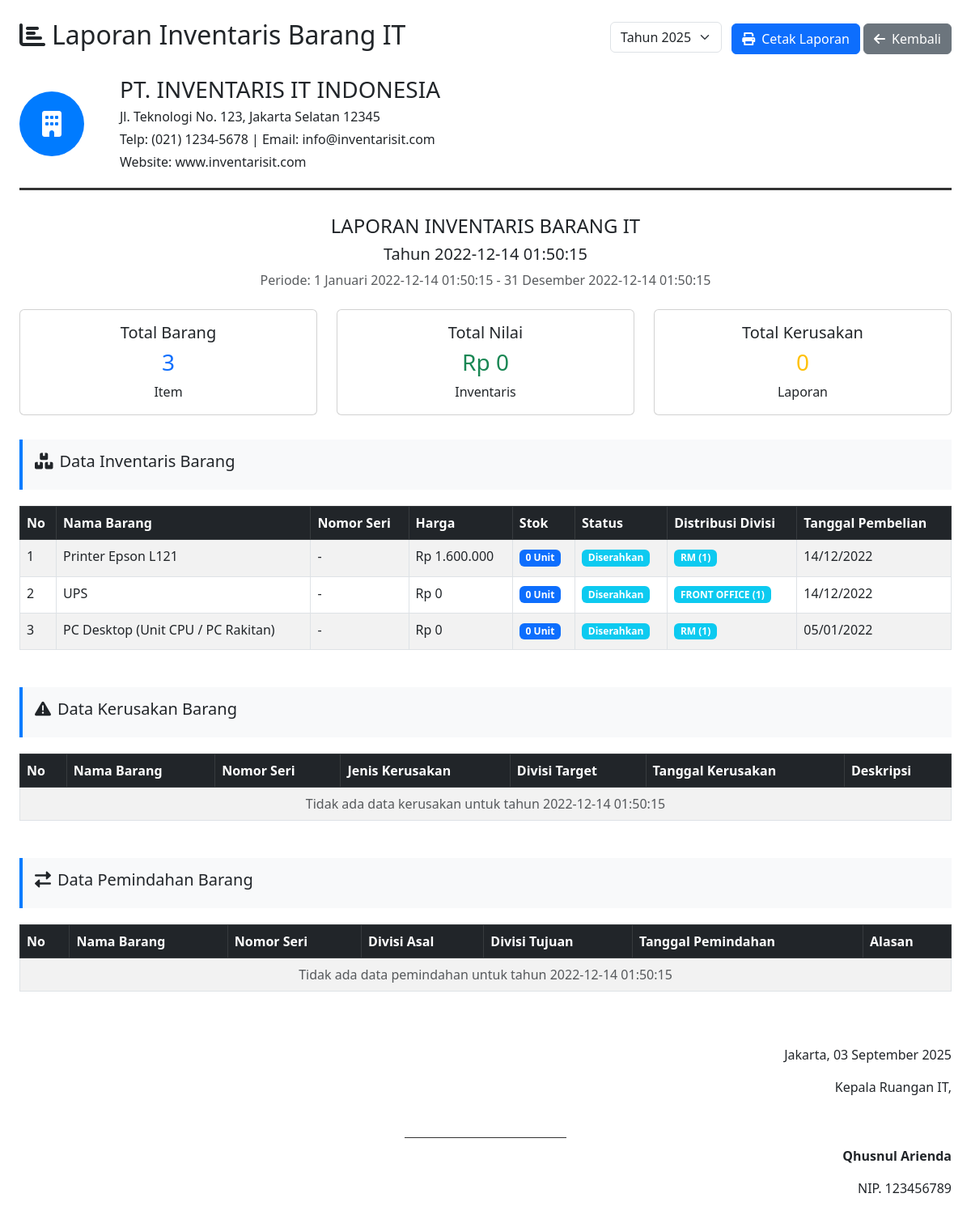
Page /laporan_inventaris.php?tahun=2022-12-14 01:50:15 (signed in) on the committed database.
### tables this page shows
CREATE TABLE `inventaris` (
  `id` int(11) NOT NULL,
  `no_inventaris` varchar(100) DEFAULT NULL,
  `pengajuan_id` int(11) DEFAULT NULL,
  `nama_barang` varchar(200) NOT NULL,
  `spesifikasi` text DEFAULT NULL,
  `jenis_barang` enum('Komputer & Laptop','Komponen Komputer & Laptop','Printer & Scanner','Komponen Printer & Scanner','Komponen Network') NOT NULL,
  `nomor_seri` varchar(100) DEFAULT NULL,
  `ip_address` varchar(50) DEFAULT NULL,
  `tanggal_pembelian` date DEFAULT NULL,
  `harga` decimal(15,2) DEFAULT NULL,
  `status` enum('Tersedia','Diserahkan','Rusak','Dalam Perbaikan','Dipindahkan','Disposisi') DEFAULT 'Tersedia',
  `tanggal_penyerahan` date DEFAULT NULL,
  `created_at` timestamp NOT NULL DEFAULT current_timestamp(),
  `stok` int(11) NOT NULL,
  `catatan_penyerahan` text NOT NULL
);

### laporan_inventaris.php (the view, shortened to what this page needs)
<?php
require_once 'config/database.php';
$tahun = isset($_GET['tahun']) ? $_GET['tahun'] : date('Y');
$sql_inventaris = "SELECT i.*, pb.nama_barang as nama_pengajuan, pb.spesifikasi as spesifikasi_pengajuan,
        GROUP_CONCAT(CONCAT(dd.divisi, ' (', dd.stok_divisi, ')') SEPARATOR ', ') as divisi_info
        FROM inventaris i
        LEFT JOIN pengajuan_barang pb ON i.pengajuan_id = pb.id
        LEFT JOIN distribusi_divisi dd ON i.id = dd.inventaris_id
        WHERE YEAR(i.created_at) = ?
        GROUP BY i.id
        ORDER BY i.created_at DESC";
$stmt_inventaris = $conn->prepare($sql_inventaris);
$stmt_inventaris->bind_param("i", $tahun);
$stmt_inventaris->execute();
$result_inventaris = $stmt_inventaris->get_result();
$sql_kerusakan = "SELECT kb.*, i.nama_barang, i.nomor_seri
        FROM kerusakan_barang kb
        JOIN inventaris i ON kb.inventaris_id = i.id
        WHERE YEAR(kb.created_at) = ?
        ORDER BY kb.created_at DESC";
$stmt_kerusakan = $conn->prepare($sql_kerusakan);
$stmt_kerusakan->bind_param("i", $tahun);
$stmt_kerusakan->execute();
$result_kerusakan = $stmt_kerusakan->get_result();
$sql_pemindahan = "SELECT pb.*, i.nama_barang, i.nomor_seri
        FROM pemindahan_barang pb
        JOIN inventaris i ON pb.inventaris_id = i.id
        WHERE YEAR(pb.created_at) = ?
        ORDER BY pb.created_at DESC";
$stmt_pemindahan = $conn->prepare($sql_pemindahan);
$stmt_pemindahan->bind_param("i", $tahun);
$stmt_pemindahan->execute();
$result_pemindahan = $stmt_pemindahan->get_result();
$sql_total = "SELECT SUM(i.harga * i.stok) as total_nilai, COUNT(*) as total_barang
        FROM inventaris i
        WHERE YEAR(i.created_at) = ?";
$stmt_total = $conn->prepare($sql_total);
$stmt_total->bind_param("i", $tahun);
$stmt_total->execute();
$result_total = $stmt_total->get_result();
$row_total = $result_total->fetch_assoc();
?>
<!DOCTYPE html>
<html lang="id">
<head>
    <link href="https://cdn.jsdelivr.net/npm/bootstrap@5.3.0/dist/css/bootstrap.min.css" rel="stylesheet">
    <link href="https://cdnjs.cloudflare.com/ajax/libs/font-awesome/6.0.0/css/all.min.css" rel="stylesheet">
</head>
<body>
    <div class="container-fluid p-4">
        <div class="no-print">
            <div class="d-flex justify-content-between align-items-center mb-4">
                <h2><i class="fas fa-chart-bar me-2"></i>Laporan Inventaris Barang IT</h2>
                <div>
                    <select class="form-select d-inline-block w-auto me-2" onchange="window.location.href='?tahun='+this.value">
                        <?php for($i = date('Y'); $i >= 2020; $i--): ?>
                            <option value="<?php echo $i; ?>" <?php echo $i == $tahun ? 'selected' : ''; ?>>
                                Tahun <?php echo $i; ?>
                            </option>
                        <?php endfor; ?>
                    </select>
                    <button class="btn btn-primary" onclick="window.print()">
                        <i class="fas fa-print me-2"></i>Cetak Laporan
                    </button>
                    <a href="inventaris.php" class="btn btn-secondary">
                        <i class="fas fa-arrow-left me-2"></i>Kembali
                    </a>
                </div>
            </div>
        </div>
        <div class="letterhead">
            <div class="row align-items-center">
                <div class="col-auto">
                    <div class="company-logo">
                        <i class="fas fa-building"></i>
                    </div>
                </div>
                <div class="col">
                    <h3 class="mb-1">PT. INVENTARIS IT INDONESIA</h3>
                    <p class="mb-1">Jl. Teknologi No. 123, Jakarta Selatan 12345</p>
                    <p class="mb-1">Telp: (021) 1234-5678 | Email: info@inventarisit.com</p>
                    <p class="mb-0">Website: www.inventarisit.com</p>
                </div>
            </div>
        </div>
        <div class="text-center mb-4">
            <h4>LAPORAN INVENTARIS BARANG IT</h4>
            <h5>Tahun <?php echo $tahun; ?></h5>
            <p class="text-muted">Periode: 1 Januari <?php echo $tahun; ?> - 31 Desember <?php echo $tahun; ?></p>
        </div>
        <div class="row mb-4">
            <div class="col-md-4">
                <div class="card text-center">
                    <div class="card-body">
                        <h5 class="card-title">Total Barang</h5>
                        <h3 class="text-primary"><?php echo $row_total['total_barang'] ?: 0; ?></h3>
                        <p class="card-text">Item</p>
                    </div>
                </div>
            </div>
            <div class="col-md-4">
                <div class="card text-center">
                    <div class="card-body">
                        <h5 class="card-title">Total Nilai</h5>
                        <h3 class="text-success">Rp <?php echo number_format($row_total['total_nilai'] ?: 0, 0, ',', '.'); ?></h3>
                        <p class="card-text">Inventaris</p>
                    </div>
                </div>
            </div>
            <div class="col-md-4">
                <div class="card text-center">
                    <div class="card-body">
                        <h5 class="card-title">Total Kerusakan</h5>
                        <h3 class="text-warning"><?php echo $result_kerusakan->num_rows; ?></h3>
                        <p class="card-text">Laporan</p>
                    </div>
                </div>
            </div>
        </div>
        <div class="section-title">
            <h5><i class="fas fa-boxes me-2"></i>Data Inventaris Barang</h5>
        </div>
        <div class="table-responsive">
            <table class="table table-bordered table-striped">
                <thead class="table-dark">
                    <tr>
                        <th>No</th>
                        <th>Nama Barang</th>
                        <th>Nomor Seri</th>
                        <th>Harga</th>
                        <th>Stok</th>
                        <th>Status</th>
                        <th>Distribusi Divisi</th>
                        <th>Tanggal Pembelian</th>
                    </tr>
                </thead>
                <tbody>
                    <?php
                    if ($result_inventaris->num_rows > 0):
                        $no = 1;
                        while ($row = $result_inventaris->fetch_assoc()):
                    ?>
                    <tr>
                        <td><?php echo $no++; ?></td>
                        <td><?php echo htmlspecialchars($row['nama_barang']); ?></td>
                        <td><?php echo htmlspecialchars($row['nomor_seri'] ?: '-'); ?></td>
                        <td>Rp <?php echo number_format($row['harga'], 0, ',', '.'); ?></td>
                        <td><span class="badge bg-primary"><?php echo $row['stok']; ?> Unit</span></td>
                        <td>
                            <?php
                            $status_class = '';
                            switch ($row['status']) {
                                case 'Diserahkan': $status_class = 'bg-info'; break;
                            }
                            ?>
                            <span class="badge <?php echo $status_class; ?>"><?php echo $row['status']; ?></span>
                        </td>
                        <td>
                            <?php if ($row['divisi_info']): ?>
                                <?php
                                $divisi_array = explode(', ', $row['divisi_info']);
                                foreach ($divisi_array as $divisi_item):
                                    $divisi_parts = explode(' (', $divisi_item);
                                    $nama_divisi = $divisi_parts[0];
                                    $stok_divisi = rtrim($divisi_parts[1], ')');
                                ?>
                                    <span class="badge bg-info me-1 mb-1">
                                        <?php echo htmlspecialchars($nama_divisi); ?> (<?php echo $stok_divisi; ?>)
                                    </span>
                                <?php endforeach; ?>
                            <?php else: ?>
                                <span class="badge bg-secondary">Belum ada divisi</span>
                            <?php endif; ?>
                        </td>
                        <td><?php echo $row['tanggal_pembelian'] ? date('d/m/Y', strtotime($row['tanggal_pembelian'])) : '-'; ?></td>
                    </tr>
                    <?php
                        endwhile;
                    else:
                    ?>
                    <tr>
                        <td colspan="8" class="text-center text-muted">Tidak ada data inventaris untuk tahun <?php echo $tahun; ?></td>
                    </tr>
                    <?php endif; ?>
                </tbody>
            </table>
        </div>
        <div class="section-title print-break">
            <h5><i class="fas fa-exclamation-triangle me-2"></i>Data Kerusakan Barang</h5>
        </div>
        <div class="table-responsive">
            <table class="table table-bordered table-striped">
                <thead class="table-dark">
                    <tr>
                        <th>No</th>
                        <th>Nama Barang</th>
                        <th>Nomor Seri</th>
                        <th>Jenis Kerusakan</th>
                        <th>Divisi Target</th>
                        <th>Tanggal Kerusakan</th>
                        <th>Deskripsi</th>
                    </tr>
                </thead>
                <tbody>
                    <?php
                    if ($result_kerusakan->num_rows > 0):
                        $no = 1;
                        while ($row = $result_kerusakan->fetch_assoc()):
                    ?>
                    <tr>
                        <td><?php echo $no++; ?></td>
                        <td><?php echo htmlspecialchars($row['nama_barang']); ?></td>
                        <td><?php echo htmlspecialchars($row['nomor_seri'] ?: '-'); ?></td>
                        <td>
                            <span class="badge <?php echo $row['jenis_kerusakan'] == 'Dapat Diperbaiki' ? 'bg-warning' : 'bg-danger'; ?>">
                                <?php echo $row['jenis_kerusakan']; ?>
                            </span>
                        </td>
                        <td><?php echo htmlspecialchars($row['divisi_target'] ?: '-'); ?></td>
                        <td><?php echo date('d/m/Y', strtotime($row['tanggal_kerusakan'])); ?></td>
                        <td><?php echo htmlspecialchars($row['deskripsi_kerusakan']); ?></td>
                    </tr>
                    <?php
                        endwhile;
                    else:
                    ?>
                    <tr>
                        <td colspan="7" class="text-center text-muted">Tidak ada data kerusakan untuk tahun <?php echo $tahun; ?></td>
                    </tr>
                    <?php endif; ?>
                </tbody>
            </table>
        </div>
        <div class="section-title print-break">
            <h5><i class="fas fa-exchange-alt me-2"></i>Data Pemindahan Barang</h5>
        </div>
        <div class="table-responsive">
            <table class="table table-bordered table-striped">
                <thead class="table-dark">
                    <tr>
                        <th>No</th>
                        <th>Nama Barang</th>
                        <th>Nomor Seri</th>
                        <th>Divisi Asal</th>
                        <th>Divisi Tujuan</th>
                        <th>Tanggal Pemindahan</th>
                        <th>Alasan</th>
                    </tr>
                </thead>
                <tbody>
                    <?php
                    if ($result_pemindahan->num_rows > 0):
                        $no = 1;
                        while ($row = $result_pemindahan->fetch_assoc()):
                    ?>
                    <tr>
                        <td><?php echo $no++; ?></td>
                        <td><?php echo htmlspecialchars($row['nama_barang']); ?></td>
                        <td><?php echo htmlspecialchars($row['nomor_seri'] ?: '-'); ?></td>
                        <td><span class="badge bg-info"><?php echo htmlspecialchars($row['divisi_asal']); ?></span></td>
                        <td><span class="badge bg-success"><?php echo htmlspecialchars($row['divisi_tujuan']); ?></span></td>
                        <td><?php echo date('d/m/Y', strtotime($row['tanggal_pemindahan'])); ?></td>
                        <td><?php echo htmlspecialchars($row['alasan_pemindahan']); ?></td>
                    </tr>
                    <?php
                        endwhile;
                    else:
                    ?>
                    <tr>
                        <td colspan="7" class="text-center text-muted">Tidak ada data pemindahan untuk tahun <?php echo $tahun; ?></td>
                    </tr>
                    <?php endif; ?>
                </tbody>
            </table>
        </div>
        <div class="signature-section">
            <p>Jakarta, <?php echo date('d F Y'); ?></p>
            <p>Kepala Ruangan IT,</p>
            <div class="signature-line"></div>
            <p><strong>Qhusnul Arienda</strong></p>
            <p>NIP. 123456789</p>
        </div>
    </div>
</body>
</html>

### laporan_inventaris.php (style rules this page uses)
.letterhead { border-bottom: 3px solid #333; padding-bottom: 20px; margin-bottom: 30px; }
.company-logo { width: 80px; height: 80px; background: #007bff; border-radius: 50%; display: flex; align-items: center; justify-content: center; color: white; font-size: 2rem; margin-right: 20px; }
.signature-section { margin-top: 50px; text-align: right; }
.signature-line { border-top: 1px solid #333; width: 200px; margin: 50px auto 10px auto; }
.table-responsive { margin-bottom: 30px; }
.section-title { background: #f8f9fa; padding: 15px; border-left: 4px solid #007bff; margin: 30px 0 20px 0; }

### rows in the picture
inventaris: nama_barang "Printer Epson L121", nomor_seri "-", harga "1.600.000", stok "0", status "Diserahkan", nama_divisi "RM", stok_divisi "1", tanggal_pembelian "14/12/2022"
inventaris: nama_barang "UPS", nomor_seri "-", harga "0", stok "0", status "Diserahkan", nama_divisi "FRONT OFFICE", stok_divisi "1", tanggal_pembelian "14/12/2022"
inventaris: nama_barang "PC Desktop (Unit CPU / PC Rakitan)", nomor_seri "-", harga "0", stok "0", status "Diserahkan", nama_divisi "RM", stok_divisi "1", tanggal_pembelian "05/01/2022"

### other values in the picture
$tahun "2022-12-14 01:50:15"
$row_total['total_barang'] ?: 0 "3"
$row_total['total_nilai'] ?: 0 "0"
$result_kerusakan->num_rows "0"
